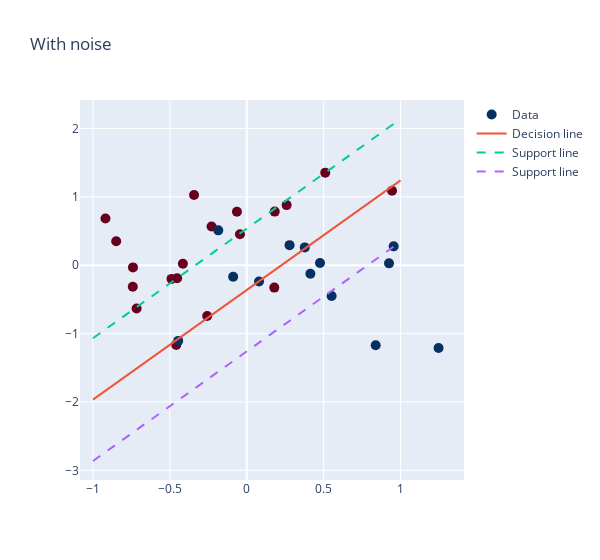

Notebook cell for this chart:
### Code cell
# plot points and decision line
fig = go.Figure()
plot_data_decision_line(X,y,clf,fig,"With noise")
fig.show()

### Figure 1 — Plotly figure (JSON) as saved in the notebook; plotly's stock layout.template omitted (floating-point values rounded to 4 significant figures)
{"data": [{"marker": {"color": [1, 1, 1, -1, 1, -1, 1, -1, -1, -1, 1, -1, -1, -1, -1, -1, -1, 1, -1, -1, -1, -1, -1, 1, -1, 1, 1, 1, -1, 1, -1, 1], "colorscale": [[0, "rgb(103,0,31)"], [0.1, "rgb(178,24,43)"], [0.2, "rgb(214,96,77)"], [0.3, "rgb(244,165,130)"], [0.4, "rgb(253,219,199)"], [0.5, "rgb(247,247,247)"], [0.6, "rgb(209,229,240)"], [0.7, "rgb(146,197,222)"], [0.8, "rgb(67,147,195)"], [0.9, "rgb(33,102,172)"], [1, "rgb(5,48,97)"]], "size": 10}, "mode": "markers", "name": "Data", "type": "scatter", "x": [0.9554, 0.4138, -0.08832, -0.7163, 0.8385, -0.9189, 0.9252, -0.74, -0.4893, -0.2572, 1.247, 0.5105, -0.04406, -0.4526, -0.7411, -0.2289, 0.1791, 0.3773, -0.06379, -0.849, -0.3427, 0.9447, -0.4586, -0.1853, -0.4153, 0.07969, 0.552, -0.4459, 0.2593, 0.4763, 0.182, 0.2784], "y": [0.2761, -0.1248, -0.1676, -0.6334, -1.17, 0.6827, 0.02753, -0.03178, -0.1999, -0.7432, -1.211, 1.354, 0.4535, -0.1905, -0.3146, 0.5653, -0.3274, 0.2609, 0.781, 0.3501, 1.028, 1.089, -1.165, 0.5099, 0.02066, -0.2385, -0.4506, -1.107, 0.8791, 0.03282, 0.7838, 0.2937]}, {"mode": "lines", "name": "Decision line", "type": "scatter", "x": [-1, 1], "y": [-1.966, 1.241]}, {"line": {"dash": "dash"}, "mode": "lines", "name": "Support line", "type": "scatter", "x": [-1, 1], "y": [-1.068, 2.139]}, {"line": {"dash": "dash"}, "mode": "lines", "name": "Support line", "type": "scatter", "x": [-1, 1], "y": [-2.863, 0.3432]}], "layout": {"title": {"text": "With noise"}, "width": 600}}
